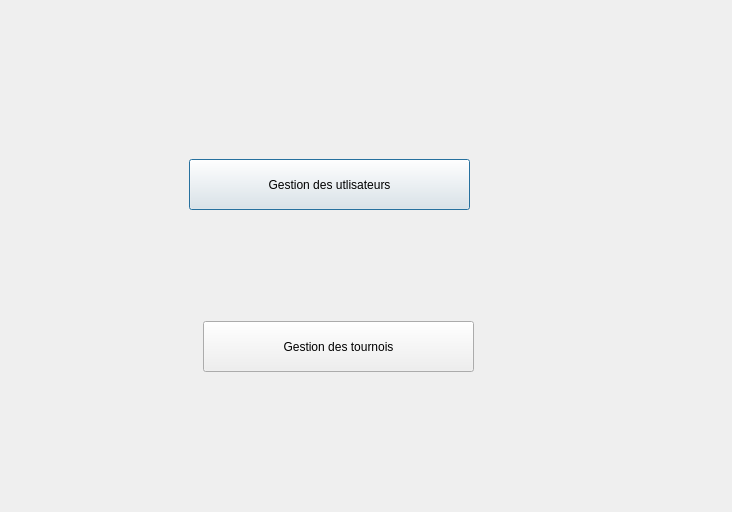
<?xml version="1.0" encoding="UTF-8"?>
<ui version="4.0">
 <class>Dialog</class>
 <widget class="QDialog" name="Dialog">
  <property name="geometry">
   <rect>
    <x>0</x>
    <y>0</y>
    <width>732</width>
    <height>512</height>
   </rect>
  </property>
  <property name="windowTitle">
   <string>Dialog</string>
  </property>
  <widget class="QStackedWidget" name="stackedWidget">
   <property name="geometry">
    <rect>
     <x>-1</x>
     <y>-1</y>
     <width>731</width>
     <height>511</height>
    </rect>
   </property>
   <property name="currentIndex">
    <number>0</number>
   </property>
   <widget class="QWidget" name="page">
    <widget class="QPushButton" name="pushButton">
     <property name="geometry">
      <rect>
       <x>190</x>
       <y>160</y>
       <width>281</width>
       <height>51</height>
      </rect>
     </property>
     <property name="text">
      <string>Gestion des utlisateurs</string>
     </property>
    </widget>
    <widget class="QPushButton" name="pushButton_2">
     <property name="geometry">
      <rect>
       <x>204</x>
       <y>322</y>
       <width>271</width>
       <height>51</height>
      </rect>
     </property>
     <property name="text">
      <string>Gestion des tournois</string>
     </property>
    </widget>
   </widget>
   <widget class="QWidget" name="page_2"/>
   <widget class="QWidget" name="page_3"/>
  </widget>
 </widget>
 <resources/>
 <connections/>
</ui>
